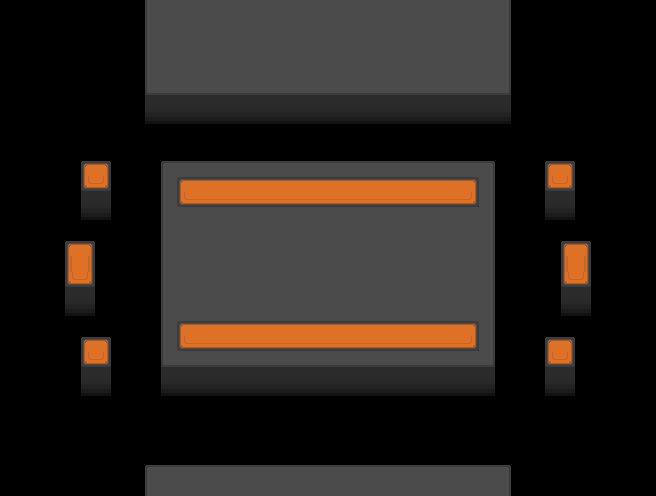

This is a level from a 2D game, rendered from its Tiled map with the project's own tilesets. A one-line summary and the map file follow, with tile-layer data summarised:
An orthogonal 41x31 tile map with 16x16 px tiles, 3 tile layers (pavimento, pavimento2, pavimento3), 1 hidden layer not drawn, 3 tilesets and 48 objects.

<map version="1.10" tiledversion="1.11.2" orientation="orthogonal" renderorder="right-down" width="41" height="31" tilewidth="16" tileheight="16" infinite="0" nextlayerid="12" nextobjectid="175">
 <tileset firstgid="1" name="pietra" tilewidth="16" tileheight="16" tilecount="64" columns="8">
  <image source="pietra.png" width="128" height="128" />
 </tileset>
 <tileset firstgid="65" name="lava" tilewidth="16" tileheight="16" tilecount="72" columns="24">
  <image source="lava/lava.png" width="384" height="48" />
  <tile id="0">
   <animation>
    <frame tileid="0" duration="100" />
    <frame tileid="3" duration="100" />
    <frame tileid="6" duration="100" />
    <frame tileid="9" duration="100" />
    <frame tileid="12" duration="100" />
    <frame tileid="15" duration="100" />
    <frame tileid="18" duration="100" />
    <frame tileid="21" duration="500" />
   </animation>
  </tile>
  <tile id="1">
   <animation>
    <frame tileid="1" duration="100" />
    <frame tileid="4" duration="100" />
    <frame tileid="7" duration="100" />
    <frame tileid="10" duration="100" />
    <frame tileid="13" duration="100" />
    <frame tileid="16" duration="100" />
    <frame tileid="19" duration="100" />
    <frame tileid="22" duration="500" />
   </animation>
  </tile>
  <tile id="2">
   <animation>
    <frame tileid="2" duration="100" />
    <frame tileid="5" duration="100" />
    <frame tileid="8" duration="100" />
    <frame tileid="11" duration="100" />
    <frame tileid="14" duration="100" />
    <frame tileid="17" duration="100" />
    <frame tileid="20" duration="100" />
    <frame tileid="23" duration="500" />
   </animation>
  </tile>
  <tile id="30">
   <animation>
    <frame tileid="24" duration="100" />
    <frame tileid="27" duration="100" />
    <frame tileid="30" duration="100" />
    <frame tileid="33" duration="100" />
    <frame tileid="36" duration="100" />
    <frame tileid="39" duration="100" />
    <frame tileid="42" duration="100" />
    <frame tileid="45" duration="500" />
   </animation>
  </tile>
  <tile id="32">
   <animation>
    <frame tileid="26" duration="100" />
    <frame tileid="29" duration="100" />
    <frame tileid="32" duration="100" />
    <frame tileid="35" duration="100" />
    <frame tileid="38" duration="100" />
    <frame tileid="41" duration="100" />
    <frame tileid="44" duration="100" />
    <frame tileid="47" duration="500" />
   </animation>
  </tile>
  <tile id="60">
   <animation>
    <frame tileid="48" duration="100" />
    <frame tileid="51" duration="100" />
    <frame tileid="54" duration="100" />
    <frame tileid="57" duration="100" />
    <frame tileid="60" duration="100" />
    <frame tileid="63" duration="100" />
    <frame tileid="66" duration="100" />
    <frame tileid="69" duration="500" />
   </animation>
  </tile>
  <tile id="61">
   <animation>
    <frame tileid="49" duration="100" />
    <frame tileid="52" duration="100" />
    <frame tileid="55" duration="100" />
    <frame tileid="58" duration="100" />
    <frame tileid="61" duration="100" />
    <frame tileid="64" duration="100" />
    <frame tileid="67" duration="100" />
    <frame tileid="70" duration="500" />
   </animation>
  </tile>
  <tile id="62">
   <animation>
    <frame tileid="50" duration="100" />
    <frame tileid="53" duration="100" />
    <frame tileid="56" duration="100" />
    <frame tileid="59" duration="100" />
    <frame tileid="62" duration="100" />
    <frame tileid="65" duration="100" />
    <frame tileid="68" duration="100" />
    <frame tileid="71" duration="500" />
   </animation>
  </tile>
 </tileset>
 <tileset firstgid="137" name="stairs" tilewidth="16" tileheight="16" tilecount="16" columns="4">
  <image source="stairs.png" width="64" height="64" />
 </tileset>
 <layer id="4" name="collisioni" width="41" height="31" visible="0">
  <data>[1271 cells, 799 non-empty, 1 distinct tile ids]</data>
 </layer>
 <group id="10" name="layer1">
  <layer id="5" name="pavimento" width="41" height="31">
   <data>[1271 cells, 597 non-empty, 15 distinct tile ids]</data>
  </layer>
  <layer id="8" name="pavimento2" width="41" height="31">
   <data>[1271 cells, 104 non-empty, 8 distinct tile ids]</data>
  </layer>
  <layer id="9" name="pavimento3" width="41" height="31">
   <data>[1271 cells, 0 non-empty, 0 distinct tile ids]</data>
  </layer>
 </group>
 <objectgroup id="11" name="collisionobjects">
  <object id="138" x="96" y="176">
   <properties>
    <property name="color" type="color" value="#ffff8000" />
    <property name="eventType" value="Light" />
    <property name="intensity" type="float" value="0.3" />
   </properties>
  </object>
  <object id="174" x="154" y="137" width="344" height="24" />
 </objectgroup>
 <objectgroup id="2" name="eventi" tintcolor="#ff0000">
  <object id="111" x="82" y="338" width="28" height="28">
   <properties>
    <property name="eventRadius" type="float" value="1.5" />
    <property name="eventType" value="Damage" />
    <property name="eventWidth" type="float" value="2" />
   </properties>
  </object>
  <object id="112" x="65" y="241" width="29" height="45">
   <properties>
    <property name="eventRadius" type="float" value="1.5" />
    <property name="eventType" value="Damage" />
    <property name="eventWidth" type="float" value="2" />
   </properties>
  </object>
  <object id="113" x="81" y="161" width="29" height="28">
   <properties>
    <property name="eventRadius" type="float" value="1.5" />
    <property name="eventType" value="Damage" />
    <property name="eventWidth" type="float" value="2" />
   </properties>
  </object>
  <object id="114" x="177" y="178" width="300" height="28">
   <properties>
    <property name="eventRadius" type="float" value="1.5" />
    <property name="eventType" value="Damage" />
    <property name="eventWidth" type="float" value="2" />
   </properties>
  </object>
  <object id="115" x="178" y="322" width="300" height="28">
   <properties>
    <property name="eventRadius" type="float" value="1.5" />
    <property name="eventType" value="Damage" />
    <property name="eventWidth" type="float" value="2" />
   </properties>
  </object>
  <object id="116" x="561" y="242" width="29" height="45">
   <properties>
    <property name="eventRadius" type="float" value="1.5" />
    <property name="eventType" value="Damage" />
    <property name="eventWidth" type="float" value="2" />
   </properties>
  </object>
  <object id="117" x="546" y="162" width="29" height="28">
   <properties>
    <property name="eventRadius" type="float" value="1.5" />
    <property name="eventType" value="Damage" />
    <property name="eventWidth" type="float" value="2" />
   </properties>
  </object>
  <object id="118" x="545" y="338" width="29" height="28">
   <properties>
    <property name="eventRadius" type="float" value="1.5" />
    <property name="eventType" value="Damage" />
    <property name="eventWidth" type="float" value="2" />
   </properties>
  </object>
  <object id="119" x="116" y="131" width="40" height="375">
   <properties>
    <property name="eventType" value="Fall" />
   </properties>
  </object>
  <object id="120" x="1" y="1" width="654" height="155">
   <properties>
    <property name="eventType" value="Fall" />
   </properties>
  </object>
  <object id="121" x="501" y="129" width="42" height="375">
   <properties>
    <property name="eventType" value="Fall" />
   </properties>
  </object>
  <object id="122" x="153" y="372" width="350" height="146">
   <properties>
    <property name="eventType" value="Fall" />
   </properties>
  </object>
  <object id="123" x="0" y="129" width="63" height="375">
   <properties>
    <property name="eventType" value="Fall" />
   </properties>
  </object>
  </objectgroup>
</map>
<!-- 33 of 48 objects omitted -->